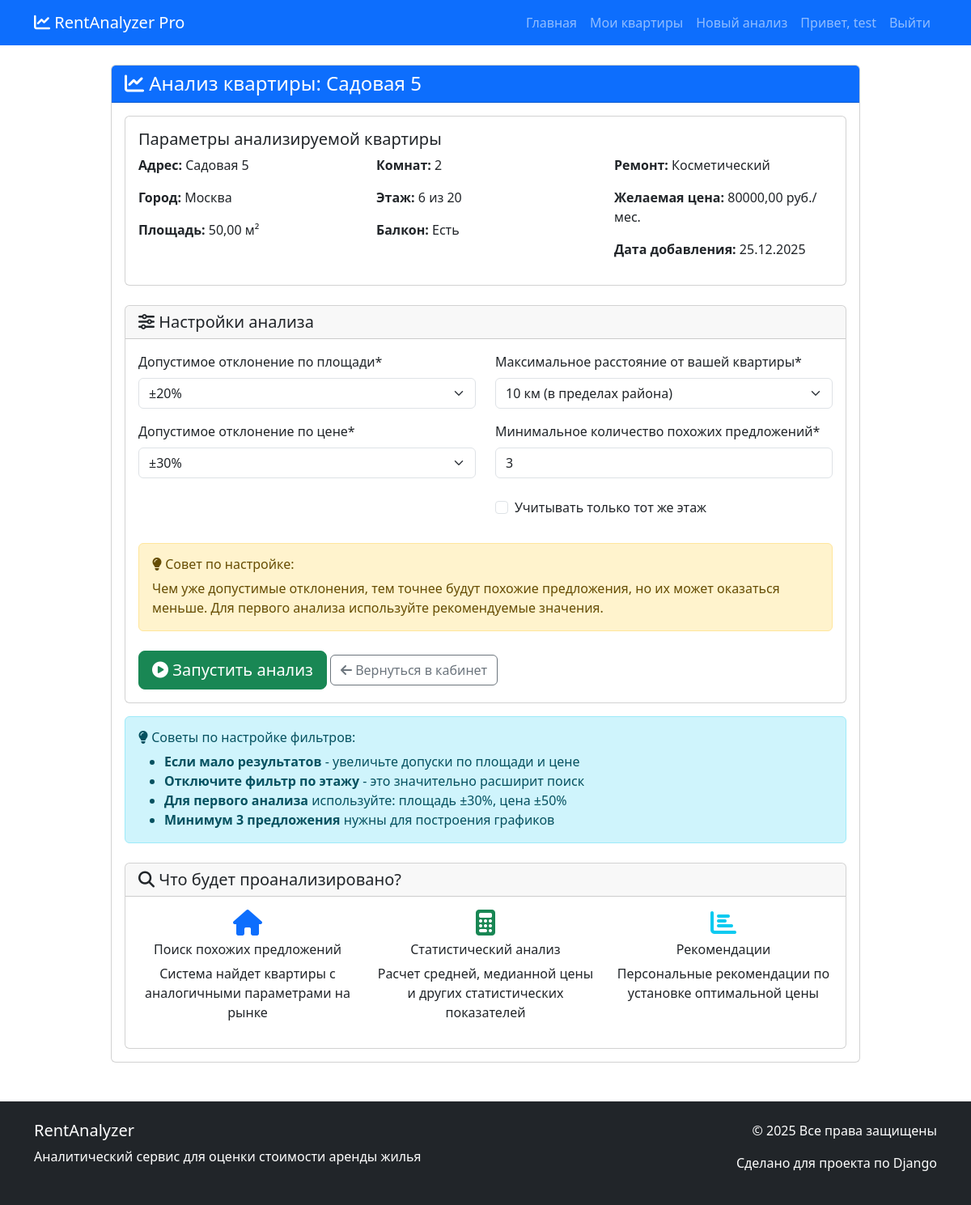
The page /analyzer/apartment/4/analyze/ (signed in) on the database its author committed.
### analyzer/models.py (models this page shows, shortened)
class Apartment(models.Model):
    REPAIR_CHOICES = [
        ('без ремонта', 'Без ремонта'),
        ('косметический', 'Косметический'),
        ('евро', 'Евроремонт'),
        ('дизайнерский', 'Дизайнерский'),
    ]
    user = models.ForeignKey(
        User,
        on_delete=models.CASCADE,
        verbose_name='Пользователь',
        related_name='apartments'
    )
    city = models.ForeignKey(
        City,
        on_delete=models.CASCADE,
        verbose_name='Город',
        related_name='apartments'
    )
    address = models.CharField(
        max_length=255,
        verbose_name='Адрес',
        help_text='Улица, дом, корпус'
    )
    area = models.DecimalField(
        max_digits=6,
        decimal_places=2,
        verbose_name='Площадь (м²)',
        help_text='Общая площадь квартиры'
    )
    rooms = models.IntegerField(
        verbose_name='Количество комнат',
        choices=[(i, f"{i}-к") for i in range(1, 6)],
        default=1
    )
    floor = models.IntegerField(
        verbose_name='Этаж',
        help_text='На каком этаже находится квартира'
    )
    total_floors = models.IntegerField(
        verbose_name='Всего этажей в доме',
        help_text='Общее количество этажей в здании'
    )
    has_balcony = models.BooleanField(
        default=False,
        verbose_name='Балкон/лоджия'
    )
    repair_type = models.CharField(
        max_length=20,
        choices=REPAIR_CHOICES,
        default='косметический',
        verbose_name='Тип ремонта'
    )
    description = models.TextField(
        verbose_name='Дополнительное описание',
        blank=True,
        help_text='Дополнительные особенности квартиры'
    )
    desired_price = models.DecimalField(
        max_digits=10,
        decimal_places=2,
        verbose_name='Желаемая цена аренды (руб./мес.)',
        help_text='Цена, которую вы хотели бы получать'
    )
    created_at = models.DateTimeField(
        auto_now_add=True,
        verbose_name='Дата добавления'
    )
    updated_at = models.DateTimeField(
        auto_now=True,
        verbose_name='Дата обновления'
    )
    class Meta:
        verbose_name = 'Квартира'
        verbose_name_plural = 'Квартиры'
        ordering = ['-created_at']
    latitude = models.DecimalField(
        max_digits=9,
        decimal_places=6,
        verbose_name='Широта',
        blank=True,
        null=True,
        help_text='Географическая широта (автоматически заполняется)'
    )
    longitude = models.DecimalField(
        max_digits=9,
        decimal_places=6,
        verbose_name='Долгота',
        blank=True,
        null=True,
        help_text='Географическая долгота (автоматически заполняется)'
    )

class City(models.Model):
    name = models.CharField(
        max_length=100,
        verbose_name='Название города',
        unique=True
    )
    slug = models.SlugField(
        max_length=100,
        unique=True,
        verbose_name='URL-идентификатор',
        blank=True
    )
    latitude = models.DecimalField(
        max_digits=9,
        decimal_places=6,
        verbose_name='Широта',
        blank=True,
        null=True,
        help_text='Географическая широта центра города'
    )
    longitude = models.DecimalField(
        max_digits=9,
        decimal_places=6,
        verbose_name='Долгота',
        blank=True,
        null=True,
        help_text='Географическая долгота центра города'
    )
    avg_price_per_sqm = models.DecimalField(
        max_digits=10,
        decimal_places=2,
        verbose_name='Средняя цена за м² (руб.)',
        help_text='Средняя рыночная цена за квадратный метр'
    )
    population = models.IntegerField(
        verbose_name='Население',
        blank=True,
        null=True,
        help_text='Примерная численность населения'
    )
    description = models.TextField(
        verbose_name='Описание',
        blank=True,
        help_text='Краткое описание города, районов, инфраструктуры'
    )
    class Meta:
        verbose_name = 'Город'
        verbose_name_plural = 'Города'
        ordering = ['name']

### analyzer/views.py (the view)
# urls.py: path('apartment/<int:apartment_id>/analyze/', views.analyze_apartment, name='analyze_apartment'),
@login_required
def analyze_apartment(request, apartment_id):
    apartment = get_object_or_404(Apartment, id=apartment_id, user=request.user)
    if request.method == 'POST':
        filter_form = AnalysisFilterForm(request.POST)
        if filter_form.is_valid():
            area_tolerance = float(filter_form.cleaned_data['area_tolerance'])
            price_tolerance = float(filter_form.cleaned_data['price_tolerance'])
            include_same_floor = filter_form.cleaned_data['include_same_floor']
            min_similar_offers = int(filter_form.cleaned_data['min_similar_offers'])
            analyzer = ApartmentAnalyzer(apartment)
            results = analyzer.analyze(
                area_tolerance=area_tolerance,
                price_tolerance=price_tolerance,
                include_same_floor=include_same_floor,
                max_results=50
            )
            if results['count'] < min_similar_offers:
                messages.warning(
                    request,
                    f'Найдено только {results["count"]} похожих предложений '
                    f'(минимум {min_similar_offers}). Попробуйте изменить параметры.'
                )
            else:
                messages.success(request, 'Анализ успешно выполнен!')
            serializable_results = results.copy()
            decimal_fields = ['avg_price', 'median_price', 'min_price', 'max_price',
                              'avg_price_per_sqm', 'fair_price', 'price_difference']
            for field in decimal_fields:
                if field in serializable_results and hasattr(serializable_results[field], 'quantize'):
                    serializable_results[field] = float(serializable_results[field])
            if 'apartment' in serializable_results:
                del serializable_results['apartment']
            request.session['analysis_results'] = {
                'apartment_id': apartment.id,
                'results': serializable_results,
                'similar_offers_count': results['count'],
            }
            return redirect('analyzer:analysis_results', apartment_id=apartment.id)
    else:
        filter_form = AnalysisFilterForm()
    return render(request, 'analyzer/analyze_apartment.html', {
        'apartment': apartment,
        'form': filter_form,
        'title': f'Анализ квартиры: {apartment.address}'
    })

### templates/analyzer/analyze_apartment.html (shortened to what this page needs)
{% extends 'base.html' %}
{% load crispy_forms_tags %}
{% block content %}
<div class="row">
    <div class="col-lg-10 mx-auto">
        <div class="card">
            <div class="card-header bg-primary text-white">
                <h4 class="mb-0"><i class="fas fa-chart-line"></i> {{ title }}</h4>
            </div>
            <div class="card-body">
                <div class="card mb-4">
                    <div class="card-body">
                        <h5 class="card-title">Параметры анализируемой квартиры</h5>
                        <div class="row">
                            <div class="col-md-4">
                                <p><strong>Адрес:</strong> {{ apartment.address }}</p>
                                <p><strong>Город:</strong> {{ apartment.city.name }}</p>
                                <p><strong>Площадь:</strong> {{ apartment.area }} м²</p>
                            </div>
                            <div class="col-md-4">
                                <p><strong>Комнат:</strong> {{ apartment.rooms }}</p>
                                <p><strong>Этаж:</strong> {{ apartment.floor }} из {{ apartment.total_floors }}</p>
                                <p><strong>Балкон:</strong> {% if apartment.has_balcony %}Есть{% else %}Нет{% endif %}</p>
                            </div>
                            <div class="col-md-4">
                                <p><strong>Ремонт:</strong> {{ apartment.get_repair_type_display }}</p>
                                <p><strong>Желаемая цена:</strong> {{ apartment.desired_price }} руб./мес.</p>
                                <p><strong>Дата добавления:</strong> {{ apartment.created_at|date:"d.m.Y" }}</p>
                            </div>
                        </div>
                    </div>
                </div>
                <div class="card">
                    <div class="card-header">
                        <h5 class="mb-0"><i class="fas fa-sliders-h"></i> Настройки анализа</h5>
                    </div>
                    <div class="card-body">
                        <form method="post" novalidate>
                            <div class="row">
                                <div class="col-md-6">
                                    {{ form.area_tolerance|as_crispy_field }}
                                    {{ form.price_tolerance|as_crispy_field }}
                                </div>
                                <div class="col-md-6">
                                    {{ form.max_distance|as_crispy_field }}
                                    {{ form.min_similar_offers|as_crispy_field }}
                                    <div class="mt-4">
                                        {{ form.include_same_floor|as_crispy_field }}
                                    </div>
                                </div>
                            </div>
                            <div class="alert alert-warning mt-3">
                                <h6><i class="fas fa-lightbulb"></i> Совет по настройке:</h6>
                                <p class="mb-0">
                                    Чем уже допустимые отклонения, тем точнее будут похожие предложения,
                                    но их может оказаться меньше. Для первого анализа используйте рекомендуемые значения.
                                </p>
                            </div>
                            <div class="mt-4">
                                <button type="submit" class="btn btn-success btn-lg">
                                    <i class="fas fa-play-circle"></i> Запустить анализ
                                </button>
                                <a href="{% url 'analyzer:dashboard' %}" class="btn btn-outline-secondary">
                                    <i class="fas fa-arrow-left"></i> Вернуться в кабинет
                                </a>
                            </div>
                        </form>
                    </div>
                </div>
                <div class="alert alert-info mt-3">
                    <h6><i class="fas fa-lightbulb"></i> Советы по настройке фильтров:</h6>
                    <ul class="mb-0">
                        <li><strong>Если мало результатов</strong> - увеличьте допуски по площади и цене</li>
                        <li><strong>Отключите фильтр по этажу</strong> - это значительно расширит поиск</li>
                        <li><strong>Для первого анализа</strong> используйте: площадь ±30%, цена ±50%</li>
                        <li><strong>Минимум 3 предложения</strong> нужны для построения графиков</li>
                    </ul>
                </div>
                <div class="card mt-4">
                    <div class="card-header">
                        <h5 class="mb-0"><i class="fas fa-search"></i> Что будет проанализировано?</h5>
                    </div>
                    <div class="card-body">
                        <div class="row">
                            <div class="col-md-4">
                                <div class="text-center">
                                    <i class="fas fa-home fa-2x text-primary mb-2"></i>
                                    <h6>Поиск похожих предложений</h6>
                                    <p>Система найдет квартиры с аналогичными параметрами на рынке</p>
                                </div>
                            </div>
                            <div class="col-md-4">
                                <div class="text-center">
                                    <i class="fas fa-calculator fa-2x text-success mb-2"></i>
                                    <h6>Статистический анализ</h6>
                                    <p>Расчет средней, медианной цены и других статистических показателей</p>
                                </div>
                            </div>
                            <div class="col-md-4">
                                <div class="text-center">
                                    <i class="fas fa-chart-bar fa-2x text-info mb-2"></i>
                                    <h6>Рекомендации</h6>
                                    <p>Персональные рекомендации по установке оптимальной цены</p>
                                </div>
                            </div>
                        </div>
                    </div>
                </div>
            </div>
        </div>
    </div>
</div>
{% endblock %}

### templates/base.html (shortened to what this page needs)
<!DOCTYPE html>
<html lang="ru">
<head>
    <link href="https://cdn.jsdelivr.net/npm/bootstrap@5.3.0/dist/css/bootstrap.min.css" rel="stylesheet">
    <link rel="stylesheet" href="https://cdnjs.cloudflare.com/ajax/libs/font-awesome/6.4.0/css/all.min.css">
</head>
<body>
    <nav class="navbar navbar-expand-lg navbar-dark bg-primary">
        <div class="container">
            <a class="navbar-brand" href="{% url 'home' %}">
                <i class="fas fa-chart-line"></i> RentAnalyzer Pro
            </a>
            <div class="collapse navbar-collapse" id="navbarNav">
                <ul class="navbar-nav ms-auto">
                    <li class="nav-item">
                        <a class="nav-link" href="{% url 'home' %}">Главная</a>
                    </li>
                    {% if user.is_authenticated %}
                        <li class="nav-item">
                            <a class="nav-link" href="{% url 'analyzer:dashboard' %}">Мои квартиры</a>
                        </li>
                        <li class="nav-item">
                            <a class="nav-link" href="{% url 'analyzer:add_apartment' %}">Новый анализ</a>
                        </li>
                        <li class="nav-item">
                            <span class="nav-link">Привет, {{ user.username }}</span>
                        </li>
                        <li class="nav-item">
                            <a class="nav-link" href="{% url 'users:logout' %}">Выйти</a>
                        </li>
                {% else %}
                    <li class="nav-item">
                        <a class="nav-link" href="{% url 'users:login' %}">Войти</a>
                    </li>
                {% endif %}
                </ul>
            </div>
        </div>
    </nav>
    <main class="container mt-4">
        {% block content %}
        {% endblock %}
    </main>
    <footer class="bg-dark text-white mt-5 py-4">
        <div class="container">
            <div class="row">
                <div class="col-md-6">
                    <h5>RentAnalyzer</h5>
                    <p>Аналитический сервис для оценки стоимости аренды жилья</p>
                </div>
                <div class="col-md-6 text-end">
                    <p>&copy; {% now "Y" %} Все права защищены</p>
                    <p>Сделано для проекта по Django</p>
                </div>
            </div>
        </div>
    </footer>
</body>
</html>

### rows shown on the page
Apartment: address "Садовая 5", city.name "Москва", area "50,00", rooms "2", floor "6", total_floors "20", repair_type "Косметический", desired_price "80000,00", created_at "25.12.2025"

### other values the page prints
{{ user.username }} "test"
{{ title }} "Анализ квартиры: Садовая 5"
